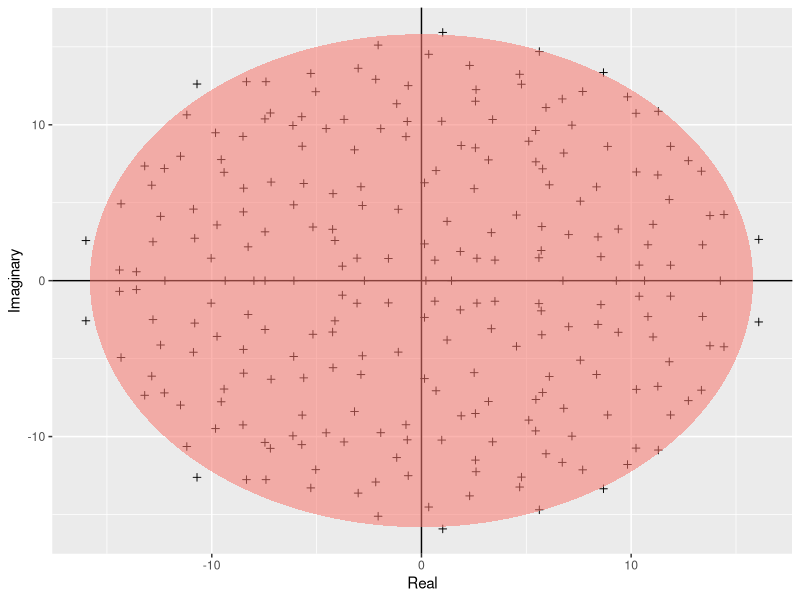
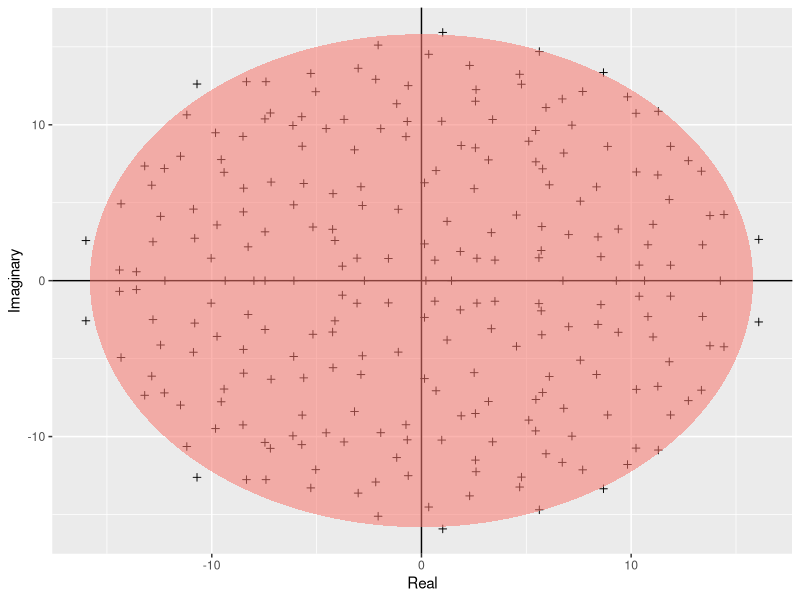

Reproduce these figures in R, in order.
# Loading required packages
library(ggplot2)

build_ellipse <- function(hradius, vradius){ # function that returns an ellipse
  npoints = 250
  a <- seq(0, 2 * pi, length = npoints + 1)
  x <- hradius * cos(a)
  y <- vradius * sin(a)  
  return(data.frame(x = x, y = y))
}

N <- 250 # Assign size of the matrix

M <- matrix(rnorm(N * N), N, N) # Build the matrix

eigvals <- eigen(M)$values # Find the eigenvalues

eigDF <- data.frame("Real" = Re(eigvals), "Imaginary" = Im(eigvals)) # Build a dataframe

my_radius <- sqrt(N) # The radius of the circle is sqrt(N)

ellDF <- build_ellipse(my_radius, my_radius) # Dataframe to plot the ellipse

names(ellDF) <- c("Real", "Imaginary") # rename the columns

# plot the eigenvalues
p <- ggplot(eigDF, aes(x = Real, y = Imaginary))
p <- p +
  geom_point(shape = I(3)) +
  theme(legend.position = "none")

# now add the vertical and horizontal line
p <- p + geom_hline(aes(yintercept = 0))
p <- p + geom_vline(aes(xintercept = 0))

# finally, add the ellipse
p <- p + geom_polygon(data = ellDF, aes(x = Real, y = Imaginary, alpha = 1/20, fill = "red"))
p

ggsave("Girko.pdf", plot = p)